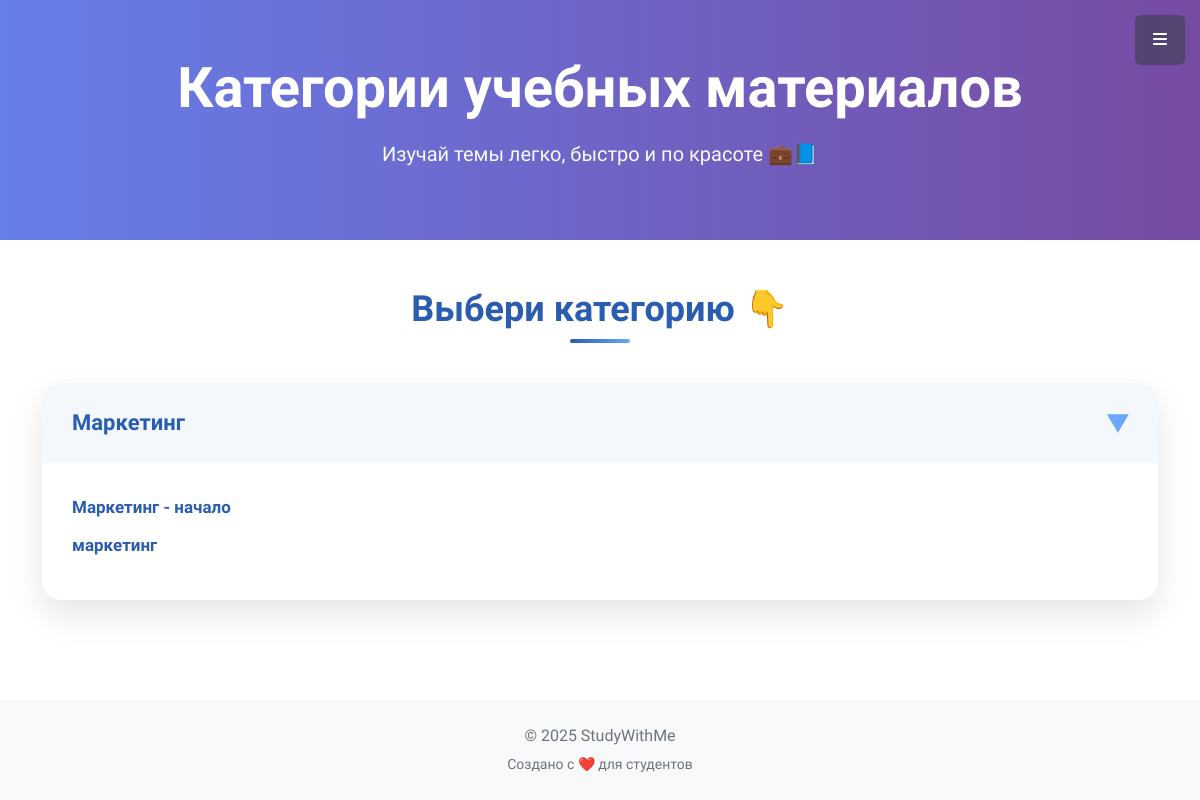
The page /materials/ on the database as committed earlier.
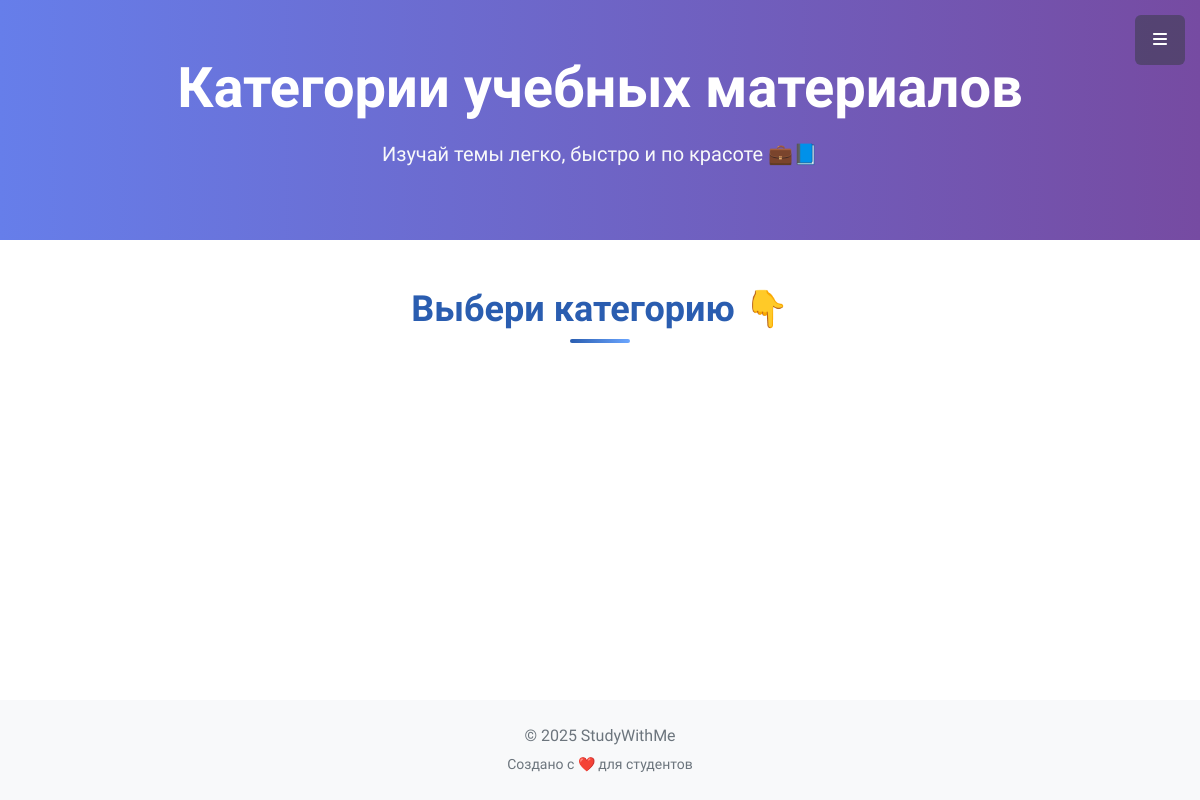
The same page on the database as committed later.
### main/models.py (models this page shows, shortened)
class StudyMaterialCategory(models.Model):
    title = CharField(max_length=100)
    class Meta:
        verbose_name = "Предмет"
        verbose_name_plural = "Предметы"

class StudyMaterial(models.Model):
    title = models.CharField(max_length=255, verbose_name="Название")
    description = models.TextField(verbose_name="Описание")
    video = models.TextField(blank=True, null=True, verbose_name='Видео')
    created_by = models.ForeignKey(MyUser, on_delete=models.CASCADE, verbose_name="Автор")
    created_at = models.DateTimeField(auto_now_add=True, verbose_name="Дата создания")
    category = models.ForeignKey('StudyMaterialCategory', on_delete=models.SET_NULL, null=True, blank=True, related_name='materials', verbose_name="Категория")
    class Meta:
        verbose_name = "Учебный материал"
        verbose_name_plural = "Учебные материалы"

### main/views.py (the view)
# urls.py: path('materials/', views.study_materials_view, name='study_materials'),
def study_materials_view(request):
    categories = StudyMaterialCategory.objects.prefetch_related('materials')
    return render(request, 'main/study_materials.html', {'categories': categories})

### main/templates/main/study_materials.html (shortened to what this page needs)
{% extends 'base.html' %}
{% load static %}
{% block content %}
<section class="hero-section d-flex align-items-center text-white" style="background: linear-gradient(to right, #667eea, #764ba2); min-height: 30vh;">
  <div class="container text-center">
    <h1 class="text-white fw-bold display-4 mb-3">Категории учебных материалов</h1>
    <p class="lead text-light">Изучай темы легко, быстро и по красоте 💼📘</p>
  </div>
</section>
<div class="container py-5">
  <h2 class="page-title">Выбери категорию 👇</h2>
  {% for category in categories %}
  <div class="category-block">
      <div class="category-header" onclick="toggleCategory(this)">
          <h2>{{ category.title }}</h2>
          <span class="arrow {% if forloop.first %}rotate{% endif %}">&#9654;</span>
      </div>
      <div class="materials-list {% if forloop.first %}open{% endif %}">
          <ul>
              {% for material in category.materials.all %}
                  <li><a href="{% url 'study_material_detail' material.pk %}">{{ material.title }}</a></li>
              {% empty %}
                  <li class="text-muted">Нет материалов</li>
              {% endfor %}
          </ul>
      </div>
  </div>
  {% endfor %}
</div>
{% endblock %}

Rows that differ between the two databases and show on the page:
removed StudyMaterialCategory: title "Маркетинг"
removed StudyMaterial: title "Маркетинг - начало"
removed StudyMaterial: title "маркетинг"
